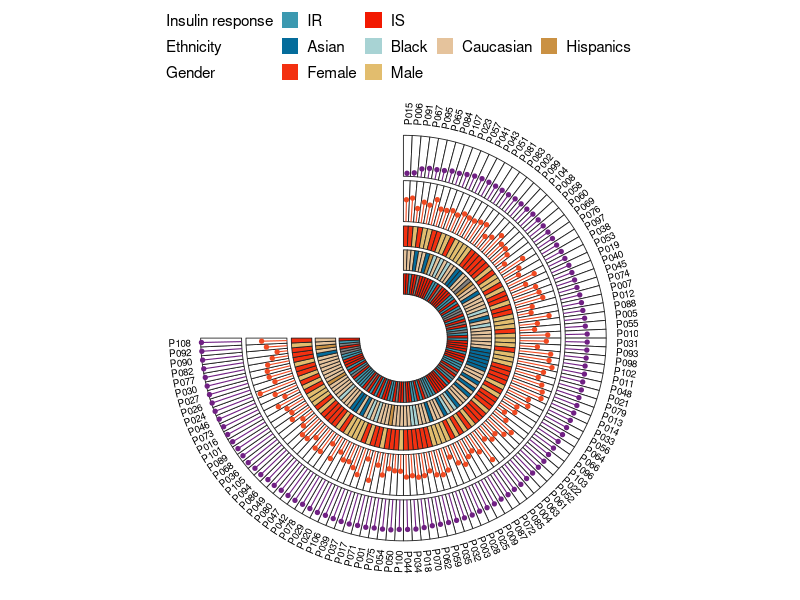
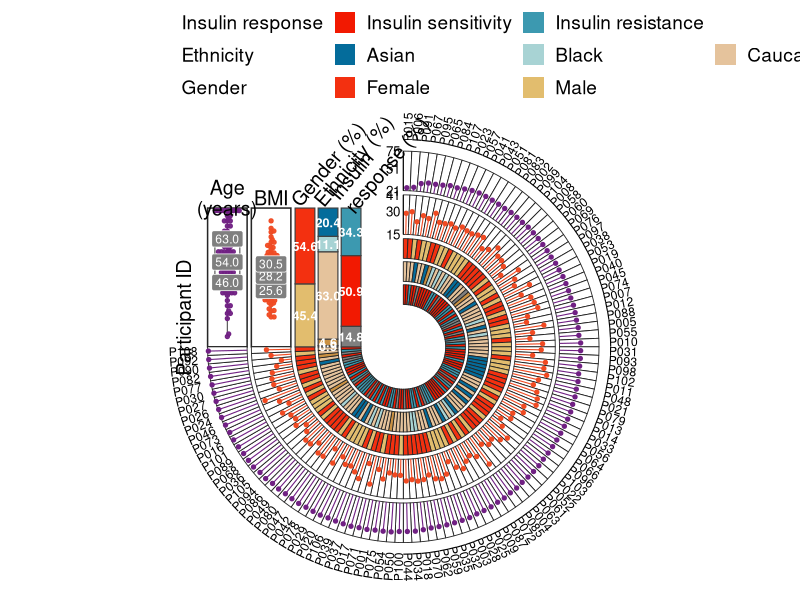
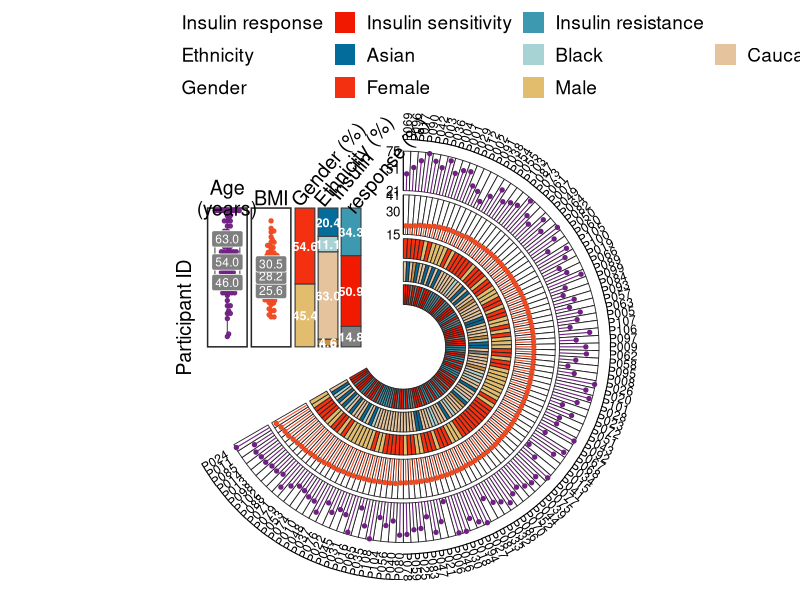

Reproduce these figures in R, in order.
## ---- chunk 1
# Installing necessary packages
if (!requireNamespace("tidyverse", quietly = TRUE)) {
  install.packages("tidyverse")
}
if (!requireNamespace("ggbeeswarm", quietly = TRUE)) {
  install.packages("ggbeeswarm")
}

# Load packages
library(tidyverse)
library(ggbeeswarm)
## ---- chunk 2
set.seed(2026)
n <- 108
dat <- tibble(
  id = sprintf("P%03d", 1:n),
  age = round(pmin(pmax(rnorm(n, 56, 12), 21), 74)),
  bmi = round(pmin(pmax(rnorm(n, 28, 4), 15), 41), 1),
  iris = sample(c("IS", "IR", "Unknown"), n, TRUE, prob = c(.52, .33, .15)),
  ethnicity = sample(c("Asian", "Black", "Caucasian", "Hispanics", "Unknown"), n, TRUE,
                     prob = c(.20, .07, .66, .04, .03)),
  gender = sample(c("Female", "Male"), n, TRUE, prob = c(.52, .48))
)

head(dat)
## ---- chunk 3
numeric_tracks <- tribble(
  ~name,  ~column, ~title,          ~inner, ~outer, ~min, ~max, ~color,
  "Age",  "age",   "Age\n(years)",  3.32,   4.16,    21,   75,   "#702083",
  "BMI",  "bmi",   "BMI",           2.39,   3.23,    15,   41,   "#F04A22")

category_tracks <- tribble(
  ~name,               ~column,      ~title,                   ~inner, ~outer,
  "Insulin response",  "iris",       "Insulin\nresponse (%)",  0.90,   1.32,
  "Ethnicity",         "ethnicity",  "Ethnicity (%)",          1.39,   1.81,
  "Gender",            "gender",     "Gender (%)",             1.88,   2.30)

category_colors <- c(
  Female = "#F33010", Male = "#E2BD6E",
  Asian = "#046C9B", Black = "#A8D3D4", Caucasian = "#E5C39C", Hispanics = "#CA9143",
  Unknown = "#BDBDBD", IS = "#F21901", IR = "#3C99B0")

# Stacking order inside each proportion bar (bottom-to-top) and legend order
bar_order <- list(
  iris = c("Unknown", "IS", "IR"),
  ethnicity = c("Unknown", "Hispanics", "Caucasian", "Black", "Asian"),
  gender = c("Male", "Female"))
legend_order <- list(
  iris = c("IS", "IR"),
  ethnicity = c("Asian", "Black", "Caucasian", "Hispanics"),
  gender = c("Female", "Male"))

# Display names for short category codes, and the tick values of the axes
legend_labels <- c(IS = "Insulin sensitivity", IR = "Insulin resistance")
tick_values <- list(Age = c(21, 51, 75), BMI = c(15, 30, 41))
## ---- chunk 4
circular_annotation_plot <- function(data, id_col, sort_col,
                                     numeric_tracks, category_tracks,
                                     category_order = list(), legend_order = list(),
                                     category_colors = c(), legend_labels = c(),
                                     tick_values = list(), panel_height = 2.95,
                                     gap_degrees = 90, font_scale = 1,
                                     show_summary = TRUE, show_unknown = FALSE) {
  for (column in category_tracks$column) {
    data[[column]] <- coalesce(na_if(as.character(data[[column]]), ""), "Unknown")
  }
  data <- data |>
    arrange(.data[[sort_col]]) |>
    mutate(.i = row_number(),
           .step = (360 - gap_degrees) * pi / 180 / n(),
           .start = pi / 2 - (.i - 1) * .step,
           .end = pi / 2 - .i * .step,
           .angle = (.start + .end) / 2)

  sector_polygons <- function(inner, outer) {
    map_dfr(seq_len(nrow(data)), function(i) {
      a <- seq(data$.start[i], data$.end[i], length.out = 10)
      tibble(.i = i,
             x = c(outer * cos(a), inner * cos(rev(a))),
             y = c(outer * sin(a), inner * sin(rev(a))))
    })
  }
  numeric_rings <- map_dfr(seq_len(nrow(numeric_tracks)), function(i) {
    tb <- numeric_tracks[i, ]
    sector_polygons(tb$inner, tb$outer) |> mutate(.track = tb$name)
  })
  category_rings <- map_dfr(seq_len(nrow(category_tracks)), function(i) {
    tb <- category_tracks[i, ]
    sector_polygons(tb$inner, tb$outer) |>
      mutate(.track = tb$name, value = data[[tb$column]][.i])
  })

  all_values <- unique(category_rings$value)
  missing_values <- setdiff(all_values, names(category_colors))
  if (length(missing_values) > 0) {
    category_colors <- c(category_colors,
      rlang::set_names(scales::hue_pal()(length(missing_values)), missing_values))
  }
  key_colors <- category_rings |>
    distinct(.track, value) |>
    mutate(key = paste(.track, value, sep = "::"), color = unname(category_colors[value]))
  key_pal <- rlang::set_names(key_colors$color, key_colors$key)

  lollipops <- map_dfr(seq_len(nrow(numeric_tracks)), function(i) {
    tb <- numeric_tracks[i, ]
    r <- scales::rescale(data[[tb$column]], to = c(tb$inner, tb$outer), from = c(tb$min, tb$max))
    tibble(.track = tb$name,
           x0 = tb$inner * cos(data$.angle), y0 = tb$inner * sin(data$.angle),
           x1 = r * cos(data$.angle), y1 = r * sin(data$.angle))
  })

  # gap summary: numeric points/quartiles
  numeric_points <- map_dfr(seq_len(nrow(numeric_tracks)), function(i) {
    tb <- numeric_tracks[i, ]
    tibble(.track = tb$name, x = -(tb$inner + tb$outer) / 2,
           y = scales::rescale(data[[tb$column]], to = c(0, panel_height), from = c(tb$min, tb$max)))
  })
  quartiles <- map_dfr(seq_len(nrow(numeric_tracks)), function(i) {
    tb <- numeric_tracks[i, ]
    q <- quantile(data[[tb$column]], c(.25, .5, .75))
    tibble(x = rep(-(tb$inner + tb$outer) / 2, 3),
           y = scales::rescale(q, to = c(0, panel_height), from = c(tb$min, tb$max)),
           label = sprintf("%.1f", q))
  })
  panel_boxes <- numeric_tracks |>
    transmute(xmin = -outer, xmax = -inner, ymin = 0, ymax = panel_height, .track = name)

  bars <- map_dfr(seq_len(nrow(category_tracks)), function(i) {
    tb <- category_tracks[i, ]
    observed <- unique(data[[tb$column]])
    preferred <- category_order[[tb$column]]
    if (is.null(preferred)) preferred <- character()
    lv <- c(preferred[preferred %in% observed], sort(setdiff(observed, preferred)))
    tibble(value = factor(data[[tb$column]], levels = lv)) |>
      count(value, .drop = FALSE) |>
      mutate(fraction = n / sum(n),
             ymin = lag(cumsum(fraction * panel_height), default = 0),
             ymax = cumsum(fraction * panel_height),
             xmin = -tb$outer, xmax = -tb$inner,
             x = -(tb$inner + tb$outer) / 2, y = (ymin + ymax) / 2,
             .track = tb$name, key = paste(.track, value, sep = "::"))
  })

  outer_radius <- max(numeric_tracks$outer, category_tracks$outer) + 0.21
  sample_labels <- data |>
    mutate(x = outer_radius * cos(.angle), y = outer_radius * sin(.angle),
           text_angle = .angle * 180 / pi,
           flip = text_angle < -90,
           text_angle = if_else(flip, text_angle + 180, text_angle),
           hjust = if_else(flip, 1, 0))

  panel_titles <- bind_rows(
    numeric_tracks |> transmute(x = -(inner + outer) / 2, y = panel_height + .22,
                                label = title, angle = 0, hjust = .5),
    if (show_summary) category_tracks |> transmute(x = -outer, y = panel_height + .10,
                                label = title, angle = 50, hjust = 0))

  axis_labels <- map_dfr(seq_len(nrow(numeric_tracks)), function(i) {
    tb <- numeric_tracks[i, ]
    v <- tick_values[[tb$name]]
    if (is.null(v)) v <- round(seq(tb$min, tb$max, length.out = 3))
    tibble(label = v, y = scales::rescale(v, to = c(tb$inner, tb$outer), from = c(tb$min, tb$max)))
  })
  axis_lines <- numeric_tracks |> transmute(x = 0, xend = 0, y = inner, yend = outer)

  # legend table: one row per category track (header + items + spacers)
  legend_items <- map_dfr(seq_len(nrow(category_tracks)), function(i) {
    tb <- category_tracks[i, ]
    observed <- unique(data[[tb$column]])
    preferred <- legend_order[[tb$column]]
    if (is.null(preferred)) preferred <- character()
    ord <- c(preferred[preferred %in% observed], sort(setdiff(observed, preferred)))
    tibble(.track = tb$name, .track_no = i, value = ord,
           key = paste(.track, ord, sep = "::"))
  })
  if (!show_unknown) legend_items <- filter(legend_items, value != "Unknown")
  legend_items <- legend_items |> mutate(label = value)
  if (length(legend_labels) > 0) {
    hit <- legend_items$value %in% names(legend_labels)
    legend_items$label[hit] <- unname(legend_labels[legend_items$value[hit]])
  }
  legend_cols <- max(count(legend_items, .track_no)$n) + 1
  legend_table <- map_dfr(seq_len(nrow(category_tracks)), function(i) {
    tb <- category_tracks[i, ]
    items <- filter(legend_items, .track_no == i) |>
      transmute(.track_no, .track, value, key, label)
    hdr <- tibble(.track_no = i, .track = tb$name, value = NA_character_,
                  key = paste0(".h", i), label = tb$name)
    pad <- tibble(.track_no = rep(i, legend_cols - nrow(items) - 1),
                  .track = tb$name, value = NA_character_,
                  key = paste0(".s", i, "_", seq_len(legend_cols - nrow(items) - 1)), label = "")
    bind_rows(hdr, items, pad)
  })
  transparent <- legend_table$key[is.na(legend_table$value)]
  legend_pal <- c(key_pal, rlang::set_names(rep("#00000000", length(transparent)), transparent))

  p <- ggplot() +
    if (show_summary) geom_rect(data = panel_boxes, aes(xmin = xmin, xmax = xmax, ymin = ymin, ymax = ymax),
        fill = "white", colour = "grey15", linewidth = .52) else NULL
  p <- p +
    geom_polygon(data = numeric_rings, aes(x, y, group = interaction(.track, .i)),
                 fill = "white", colour = "grey15", linewidth = .30) +
    geom_polygon(data = category_rings, aes(x, y, group = interaction(.track, .i), fill = paste(.track, value, sep = "::")),
                 colour = "grey15", linewidth = .30) +
    scale_fill_manual(values = legend_pal,
                      limits = legend_table$key, breaks = legend_table$key,
                      labels = legend_table$label, name = NULL, drop = FALSE,
                      guide = guide_legend(nrow = nrow(category_tracks), byrow = TRUE,
                                           override.aes = list(colour = NA))) +
    geom_segment(data = lollipops, aes(x0, y0, xend = x1, yend = y1),
                 colour = lollipops$.track |> map_chr(~ numeric_tracks$color[numeric_tracks$name == .x]), linewidth = .38) +
    geom_point(data = lollipops, aes(x1, y1),
               colour = lollipops$.track |> map_chr(~ numeric_tracks$color[numeric_tracks$name == .x]), size = 1.15) +
    geom_text(data = sample_labels, aes(x, y, label = .data[[id_col]], angle = text_angle, hjust = hjust),
              size = 2.5 * font_scale) +
    if (show_summary) geom_boxplot(data = numeric_points, aes(x, y, group = .track),
        width = .53, outlier.shape = NA, fill = "white", colour = "grey35", linewidth = .40) else NULL
  p <- p +
    { if (show_summary) geom_beeswarm(data = numeric_points, aes(x, y, colour = .track, group = .track),
                  cex = 0.7, size = 1.15, alpha = .95, show.legend = FALSE) } +
    scale_colour_manual(values = rlang::set_names(numeric_tracks$color, numeric_tracks$name), guide = "none") +
    { if (show_summary) geom_label(data = quartiles, aes(x, y, label = label), fill = "grey50", colour = "white",
               linewidth = 0, size = 2.45 * font_scale) } +
    { if (show_summary) geom_rect(data = bars, aes(xmin = xmin, xmax = xmax, ymin = ymin, ymax = ymax, fill = key), colour = "grey25", linewidth = .40) } +
    { if (show_summary) geom_text(data = bars, aes(x, y, label = sprintf("%.1f", 100 * fraction)),
              colour = "white", fontface = "bold", size = 2.55 * font_scale) } +
    { if (show_summary) geom_segment(data = axis_lines, aes(x, y, xend = xend, yend = yend), linewidth = .34) } +
    { if (show_summary) geom_text(data = axis_labels, aes(x = -.07, y, label = label), hjust = 1, size = 2.7 * font_scale) } +
    { if (show_summary) geom_text(data = panel_titles, aes(x, y, label = label, angle = angle, hjust = hjust),
              lineheight = .88, size = 4 * font_scale) } +
    { if (show_summary) annotate("text", x = -max(numeric_tracks$outer) - .51, y = .62, label = "Participant ID",
             angle = 90, size = 4 * font_scale) } +
    coord_fixed(xlim = c(-outer_radius - .55, outer_radius + .41),
                ylim = c(-outer_radius - .31, outer_radius + .28), ratio = 1, clip = "off") +
    theme_void(base_size = 12 * font_scale) +
    theme(plot.margin = margin(8, 10, 8, 10), legend.position = "top",
          legend.justification = "left",
          legend.text = element_text(size = 11 * font_scale),
          legend.key.size = grid::unit(.45 * font_scale, "cm"))
  p
}
## ---- chunk 5
#| label: fig-1.1BasicCircular
#| fig-cap: "基础环形多轨道样本注释图"
#| out.width: "90%"
#| warning: false
#| message: false
#| fig-width: 9.5
#| fig-height: 9.5

p1 <- circular_annotation_plot(dat, id_col = "id", sort_col = "age",
  numeric_tracks = numeric_tracks, category_tracks = category_tracks,
  category_colors = category_colors, show_summary = FALSE)
p1
## ---- chunk 6
#| label: fig-1.2FullCircular
#| fig-cap: "带缺口汇总面板的环形注释图"
#| out.width: "90%"
#| warning: false
#| message: false
#| fig-width: 10.4
#| fig-height: 11.2

p2 <- circular_annotation_plot(dat, id_col = "id", sort_col = "age",
  numeric_tracks = numeric_tracks, category_tracks = category_tracks,
  category_order = bar_order, legend_order = legend_order,
  category_colors = category_colors, legend_labels = legend_labels,
  tick_values = tick_values, font_scale = 1.25)
p2
## ---- chunk 7
#| label: fig-1.3CustomCircular
#| fig-cap: "自定义示例：按 BMI 排序、缺口 120°"
#| out.width: "90%"
#| warning: false
#| message: false
#| fig-width: 10.4
#| fig-height: 11.2

p3 <- circular_annotation_plot(dat, id_col = "id", sort_col = "bmi",
  numeric_tracks = numeric_tracks, category_tracks = category_tracks,
  category_order = bar_order, legend_order = legend_order,
  category_colors = category_colors, legend_labels = legend_labels,
  tick_values = tick_values, font_scale = 1.25, gap_degrees = 120)
p3
